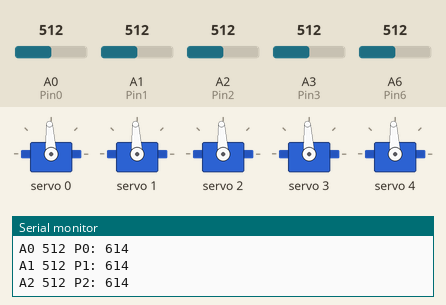
Simulated run of this sketch. Board: Arduino Nano, built with avr-gcc and run on an emulated ATmega328P. Shown: 5 × servo, the last lines printed to the serial monitor. The test bench sets the inputs (shaded band); at power-on: A0 (Pin0) = 512, A1 (Pin1) = 512, A2 (Pin2) = 512, A3 (Pin3) = 512, A6 (Pin6) = 512.

Above: at 1.2 s.
1.3 s: A0 (Pin0) set to 109
At 2.4 s:
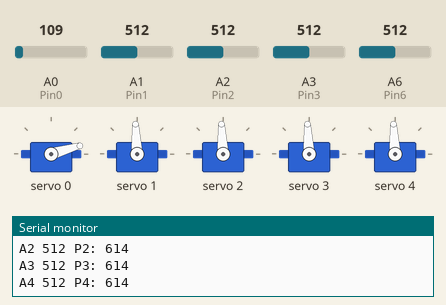
2.9 s: A0 (Pin0) set to 91
At 4.0 s:
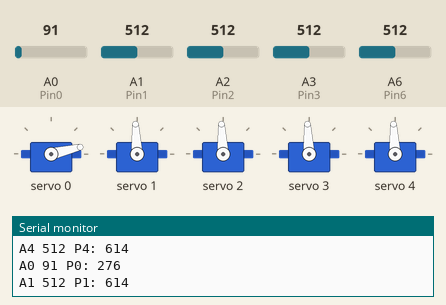
4.5 s: A1 (Pin1) set to 106
At 5.6 s:
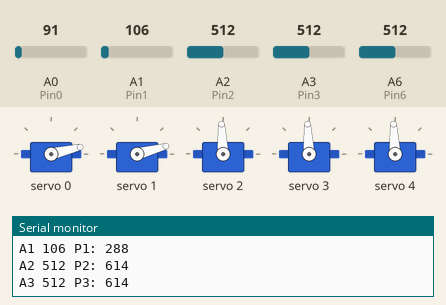
6.1 s: A1 (Pin1) set to 92
At 7.1 s:
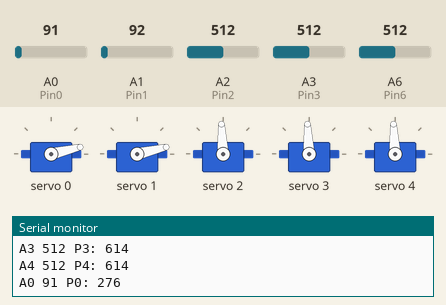
7.7 s: A2 (Pin2) set to 716
At 8.5 s:
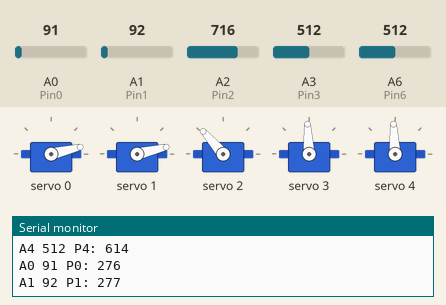
9.3 s: A3 (Pin3) set to 109
At 10.6 s:
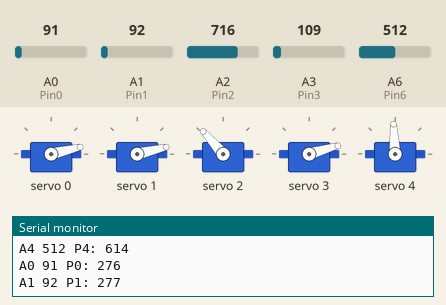
10.9 s: A3 (Pin3) set to 93
Timing chart, 0 to 13.5 s (numbered marks = the images above; inputs shaded):
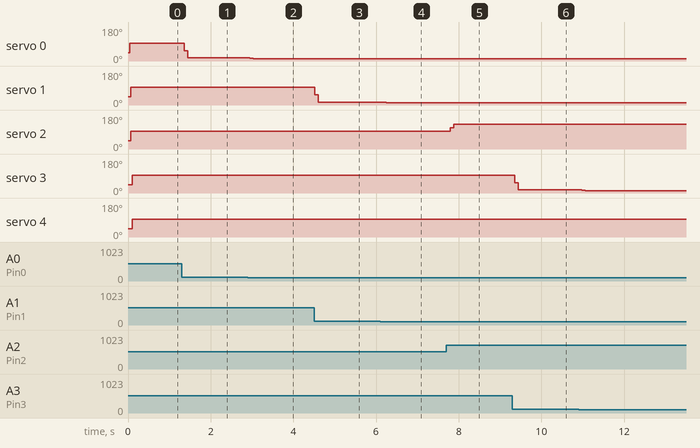

Measured:
- after the input at 1.3 s, servo 0: 93° → 54° after 0.06 s, → 16° 0.08 s later
- after the input at 2.9 s, servo 0: 16° → 14° at once, → 13° 0.08 s later
- after the input at 4.5 s, servo 1: 93° → 54° at once, → 15° 0.08 s later
- after the input at 6.1 s, servo 1: 15° → 14° after 0.06 s, → 13° 0.08 s later
- after the input at 7.7 s, servo 2: 93° → 112° after 0.10 s, → 131° 0.08 s later
- after the input at 9.3 s, servo 3: 93° → 54° after 0.06 s, → 16° 0.08 s later
- after the input at 10.9 s, servo 3: 16° → 14° after 0.08 s, → 13° 0.08 s later

The sketch:

NanoArmPotAndServoPCA.ino
```cpp
#include <Arduino.h>
#include <Wire.h>
#include <Adafruit_PWMServoDriver.h>

const int Pin0 = A0;
const int Pin1 = A1;
const int Pin2 = A2;
const int Pin3 = A3;
const int Pin6 = A6; //Arduino nano pin A4 et A5 pris (SCL et SDA en I2C)
const int Pin7 = A7;
const int pwmMin = 204;//120;
const int pwmMax = 1024; //630;
const int analogMin = 0;
const int analogMax = 1023;


Adafruit_PWMServoDriver pwm;

void setup() {
  pinMode(Pin0, INPUT);
  pinMode(Pin1, INPUT);
  pinMode(Pin2, INPUT);
  pinMode(Pin3, INPUT);
  pinMode(Pin6, INPUT);
  pinMode(Pin7, INPUT);
  pwm.begin();
  pwm.setPWMFreq(100);
  Serial.begin(9600);
}

void loop() {

  static int previousVal0 = 0;
  static int previousVal1 = 0;
  static int previousVal2 = 0;
  static int previousVal3 = 0;
  static int previousVal4 = 0;

  int val0 = analogRead(Pin0);
  int val1 = analogRead(Pin1);
  int val2 = analogRead(Pin2);
  int val3 = analogRead(Pin3);
  int val4 = analogRead(Pin6);

  Serial.print("A0 ");
  Serial.print(val0);
  Serial.print(" ");

  Serial.print("P0: ");
  int pwmval0 = map((val0 + previousVal0) / 2, analogMin, analogMax, pwmMin, pwmMax);
  Serial.print(pwmval0);
  pwm.setPWM(0, 0, pwmval0);
  delay(5);
  previousVal0 = val0;

  Serial.println();


  Serial.print("A1 ");
  Serial.print(val1);
  Serial.print(" ");

  Serial.print("P1: ");
  int pwmval1 = map((val1 + previousVal1) / 2, analogMin, analogMax, pwmMin, pwmMax);
  Serial.print(pwmval1);
  pwm.setPWM(1, 0, pwmval1);
  delay(5);
  previousVal1 = val1;

  Serial.println();


  Serial.print("A2 ");
  Serial.print(val2);
  Serial.print(" ");

  Serial.print("P2: ");
  int pwmval2 = map((val2 + previousVal2) / 2, analogMin, analogMax, pwmMin, pwmMax);
  Serial.print(pwmval2);
  pwm.setPWM(2, 0, pwmval2);
  delay(5);
  previousVal2 = val2;

  Serial.println();


  Serial.print("A3 ");
  Serial.print(val3);
  Serial.print(" ");

  Serial.print("P3: ");
  int pwmval3 = map((val3 + previousVal3) / 2, analogMin, analogMax, pwmMin, pwmMax);
  Serial.print(pwmval3);
  pwm.setPWM(3, 0, pwmval3);
  delay(5);
  previousVal3 = val3;

  Serial.println();


  Serial.print("A4 ");
  Serial.print(val4);
  Serial.print(" ");

  Serial.print("P4: ");
  int pwmval4 = map((val4 + previousVal4) / 2, analogMin, analogMax, pwmMin, pwmMax);
  Serial.print(pwmval4);
  pwm.setPWM(4, 0, pwmval4);
  delay(5);
  previousVal4 = val4;

  Serial.println();

  delay(10);

}
```
